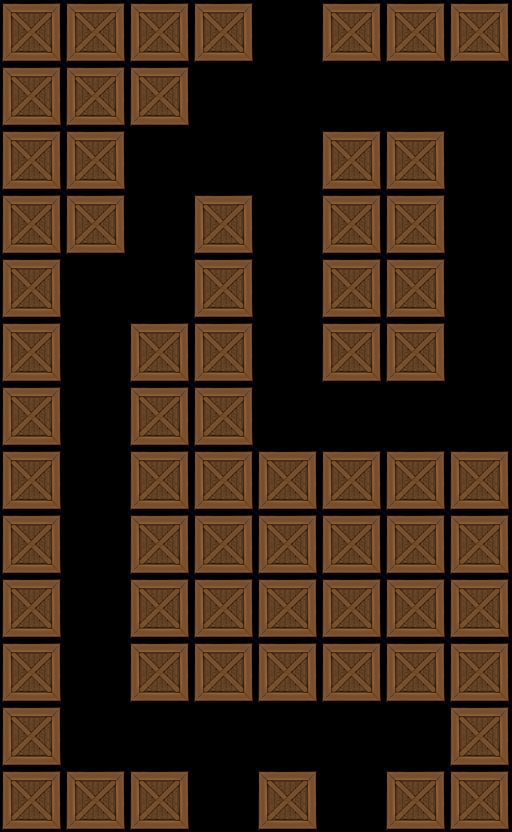

Below is a game level as drawn by its tile map, then a one-line description and the .tmx that defines it (tile-layer data replaced by summaries):
An orthogonal 8x13 tile map with 64x64 px tiles, 1 tile layer (Tile Layer 1).

<map version="1.0" orientation="orthogonal" width="8" height="13" tilewidth="64" tileheight="64">
 <tileset firstgid="1" name="crate" tilewidth="64" tileheight="64">
  <image source="../../crate.png" width="64" height="64" />
 </tileset>
 <layer name="Tile Layer 1" width="8" height="13">
  <data>[104 cells, 67 non-empty, 1 distinct tile ids]</data>
 </layer>
</map>
